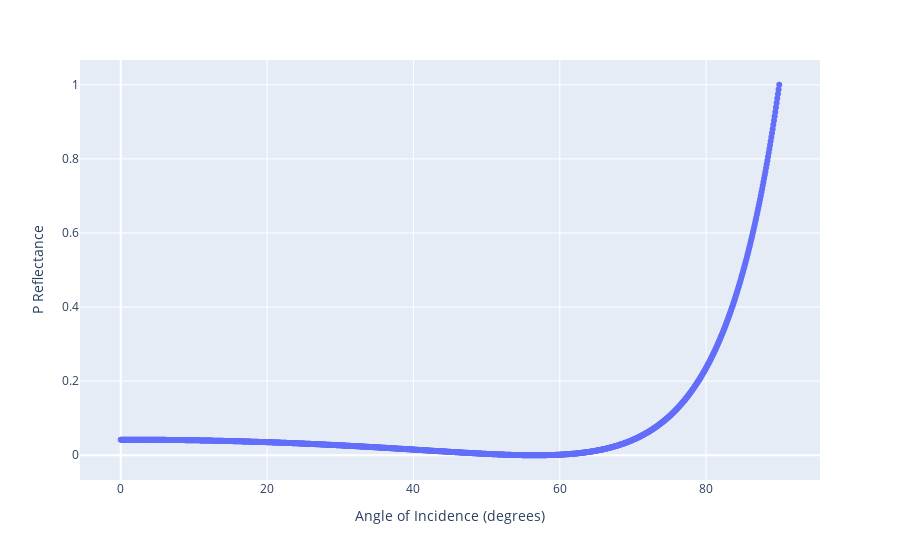

Notebook source saved alongside this figure:
### Markdown cell above
#### Parallel Polarization

### Code cell
scatter(pReflectance_df, x = 'Angle of Incidence (degrees)',  y = 'P Reflectance')

### Figure 1 — Plotly figure (JSON) as saved in the notebook; plotly's stock layout.template omitted (floating-point values rounded to 4 significant figures; data arrays with more than 128 entries replaced by an {"elided": "..."} marker saying what was removed)
{"data": [{"hovertemplate": "Angle of Incidence (degrees)=%{x}<br>P Reflectance=%{y}<extra></extra>", "legendgroup": "", "marker": {"color": "#636efa", "symbol": "circle"}, "mode": "markers", "name": "", "orientation": "v", "showlegend": false, "x": {"elided": "1000 float values"}, "xaxis": "x", "y": {"elided": "1000 float values"}, "yaxis": "y", "type": "scatter"}], "layout": {"xaxis": {"anchor": "y", "domain": [0.0, 1.0], "title": {"text": "Angle of Incidence (degrees)"}}, "yaxis": {"anchor": "x", "domain": [0.0, 1.0], "title": {"text": "P Reflectance"}}, "legend": {"tracegroupgap": 0}, "margin": {"t": 60}}}
